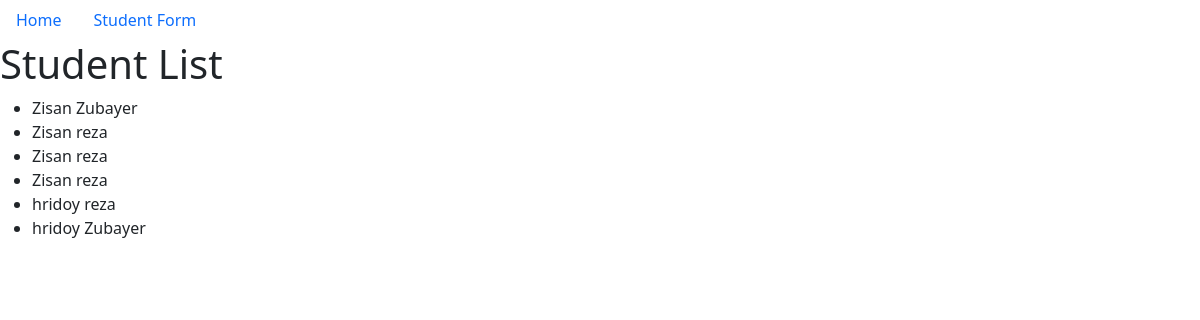
The page / on the database its author committed.
### crudapp/models.py (models this page shows, shortened)
class Student(models.Model):
    first_name = models.CharField(max_length=50)
    last_name = models.CharField(max_length=50)
    email = models.EmailField()
    phone = models.IntegerField()

### crudapp/views.py (the view)
# urls.py: path('', views.index, name="index"),
def index(request):
    student_list = Student.objects.order_by('first_name')
    diction = {'title': 'Home', "student_list": student_list}
    return render(request, 'index.html', context=diction)

### templates/index.html
{% extends 'base.html' %}
{% block content %}
<h1> Student List </h1>
<ul>
{% if student_list %}
{% for student in student_list %}
<li> {{student.first_name}} {{student.last_name}} </li>
{% endfor %}
{% else %}
<h1>No Students</h1>
{% endif %}
</ul>
{% endblock %}

### templates/base.html (shortened to what this page needs)
<!DOCTYPE html>
<html lang="en">
<head>
    <link href="https://cdn.jsdelivr.net/npm/bootstrap@5.1.3/dist/css/bootstrap.min.css" rel="stylesheet">
</head>
<body>
<ul class="nav">
  <li class="nav-item">
    <a class="nav-link" aria-current="page" href="{% url 'crudapp:index' %}">Home</a>
  </li>
  <li class="nav-item">
    <a class="nav-link" href="{% url 'crudapp:student_form' %}">Student Form</a>
  </li>
</ul>
  {% block content %}
  {% endblock %}
</body>
</html>

### rows shown on the page
Student: first_name "Zisan", last_name "Zubayer"
Student: first_name "Zisan", last_name "reza"
Student: first_name "Zisan", last_name "reza"
Student: first_name "Zisan", last_name "reza"
Student: first_name "hridoy", last_name "reza"
Student: first_name "hridoy", last_name "Zubayer"
